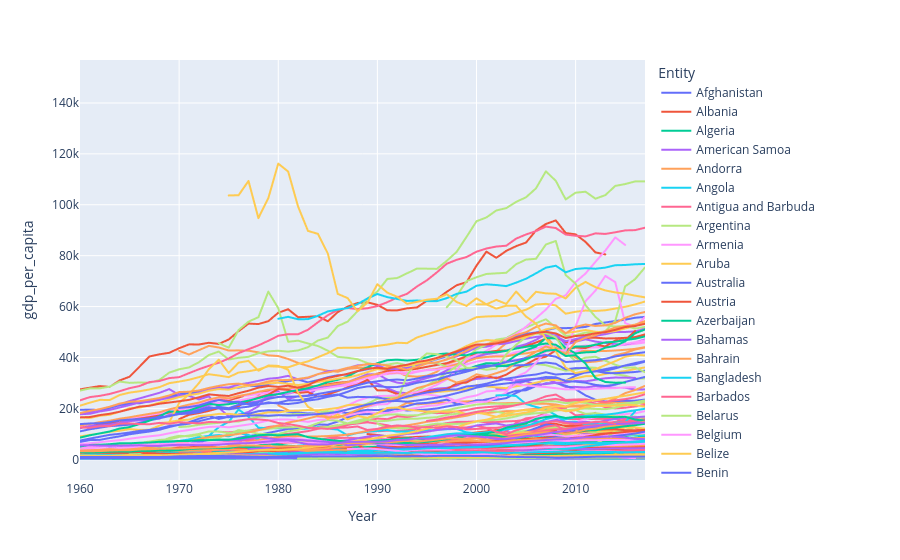

Notebook cell for this chart:
### Code cell
px.line(gdp_and_pop, x = "Year", y = "gdp_per_capita", color = "Entity")
